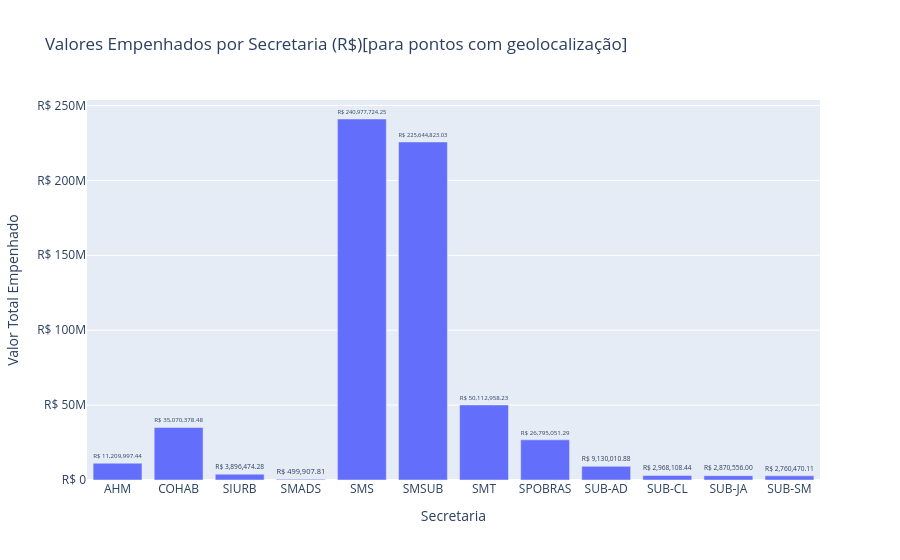

Notebook cell for this chart:
### Code cell
# Criar o gráfico de barras com Plotly Express
fig = px.bar(
    pontos.groupby('Secretaria')['Valor Empenho'].sum().reset_index(),
    x='Secretaria',
    y='Valor Empenho',
    title='Valores Empenhados por Secretaria (R$)[para pontos com geolocalização]',
    labels={'Valor Empenho': 'Valor Total Empenhado'},
    text='Valor Empenho' # Esta linha adiciona os rótulos de texto
)

# Opcional: Ajustar a formatação do texto nos rótulos (por exemplo, para exibir em R$)
fig.update_traces(texttemplate='R$ %{y:,.2f}', textposition='outside')

# Opcional: Melhorar a exibição do eixo Y para valores monetários
fig.update_yaxes(tickprefix='R$ ')

fig.show()

### Figure 1 — Plotly figure (JSON) as saved in the notebook; plotly's stock layout.template omitted (floating-point values rounded to 4 significant figures)
{"data": [{"hovertemplate": "Secretaria=%{x}<br>Valor Total Empenhado=%{text}<extra></extra>", "legendgroup": "", "marker": {"color": "#636efa", "pattern": {"shape": ""}}, "name": "", "orientation": "v", "showlegend": false, "text": [11210000.0, 35070000.0, 3896000.0, 499900.0, 241000000.0, 225600000.0, 50110000.0, 26800000.0, 9130000.0, 2968000.0, 2871000.0, 2760000.0], "textposition": "outside", "texttemplate": "R$ %{y:,.2f}", "type": "bar", "x": ["AHM", "COHAB", "SIURB", "SMADS", "SMS", "SMSUB", "SMT", "SPOBRAS", "SUB-AD", "SUB-CL", "SUB-JA", "SUB-SM"], "xaxis": "x", "y": [11210000.0, 35070000.0, 3896000.0, 499900.0, 241000000.0, 225600000.0, 50110000.0, 26800000.0, 9130000.0, 2968000.0, 2871000.0, 2760000.0], "yaxis": "y"}], "layout": {"barmode": "relative", "legend": {"tracegroupgap": 0}, "title": {"text": "Valores Empenhados por Secretaria (R$)[para pontos com geolocalização]"}, "xaxis": {"anchor": "y", "domain": [0, 1], "title": {"text": "Secretaria"}}, "yaxis": {"anchor": "x", "domain": [0, 1], "tickprefix": "R$ ", "title": {"text": "Valor Total Empenhado"}}}}
